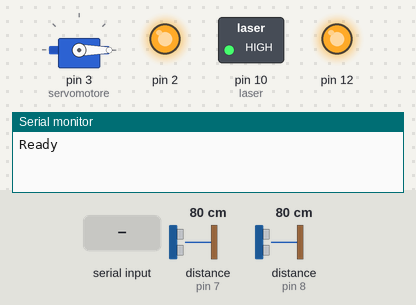
Bench run of a sketch on a simulated Arduino Uno, built with avr-gcc and run on an emulated ATmega328P. Shown: servo, switched loads named in the sketch (green lamp = pin HIGH), output pins drawn as LEDs (lit = HIGH), the last lines printed to the serial monitor. Dashed ring = blinking. The inputs (shaded band) are chosen by the test bench; at power-on: distance to the obstacle (sensors on pin 7, pin 8) 80 cm. The echo pulse lasts 58.3 µs per cm.

Above: at 1.25 s.
1.3 s: "1" received over Serial
At 2.43 s:
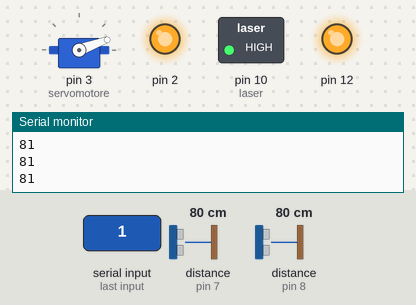
At 3.6 s:
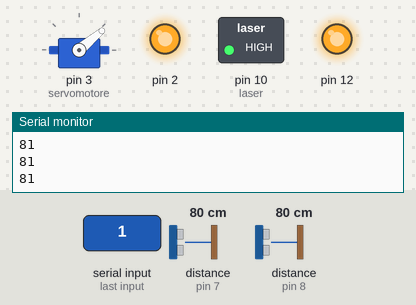
10.3 s: distance to the obstacle (sensor on pin 7) set to 120 cm
At 10.34 s:
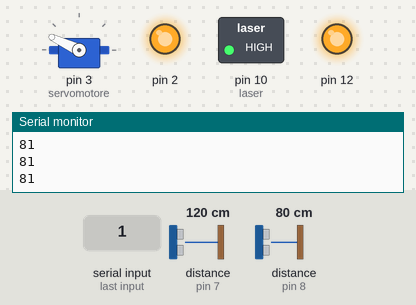
Timing chart, 0 to 19.3 s (numbered marks = the images above; inputs shaded):
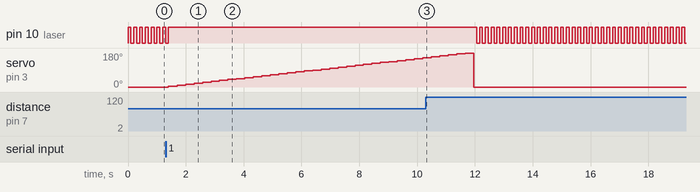

The sketch:

Radar.ino
```cpp
#include <NewPing.h>
#include <Servo.h>

#define TRIGGER_PIN0  5
#define ECHO_PIN0  7
#define TRIGGER_PIN1  6
#define ECHO_PIN1  8
#define MAX_DISTANCE  200


int laser = 10;
int Mseconds0 = 0;
int Mseconds1 = 0;
int Distance0 = 0;
int Distance1 = 0;
int angolo;


NewPing sonar0(TRIGGER_PIN0, ECHO_PIN0, MAX_DISTANCE); //Oggetto sonar 1
NewPing sonar1(TRIGGER_PIN1, ECHO_PIN1, MAX_DISTANCE); //Oggetto sonar 2

Servo servomotore;

void setup(){
Serial.begin (115200);
servomotore.attach(3);
pinMode(2,OUTPUT);
pinMode(12,OUTPUT);
pinMode(laser,OUTPUT);
digitalWrite(2,HIGH);
digitalWrite(12,HIGH);
servomotore.write(0);
Serial.println("Ready");
}
/*Il loop comprende due funzioni; sensori e Mappa, attivate ogni 5 gradi di movimento del servomotore,
sensori rileva le distanze, Mappa invia i valori al seriale, ogni ciclo del radar produce 24 valori in centimetri*/
void loop() {
  Blink();

if (Serial.available() > 0){


angolo=0;

while(angolo<180)
{
   digitalWrite(laser,HIGH);
   angolo = angolo+5;
   servomotore.write(angolo);
   sensori();
   Mappa();
   delay(50);

}
Serial.end();
servomotore.write(0);

}
}


void Mappa(){
  Serial.println(Distance0);
  Serial.println(Distance1);
  }
void sensori(){
   Mseconds0 = sonar0.ping_median(5);
   Mseconds1 = sonar1.ping_median(5);
   Distance0 = sonar0.convert_cm(Mseconds0);
   Distance1 = sonar1.convert_cm(Mseconds1);
    while (Distance0 == 0)
 {
   Distance0 = 199;
  }
  while (Distance1 == 0)
 {
   Distance1 = 199;
  }
}
void Blink(){
  digitalWrite(laser, HIGH);
  delay(100);
  digitalWrite(laser, LOW);
  delay(100);

  }
```

Measured:
- after the input at 1.3 s, pin 10 (laser): goes on until 1.4 s, then stays HIGH; servo on pin 3 (servomotore): moves from 0° to 155° over 8.8 s, starting after 0.10 s
- by itself, pin 10 (laser): alternates HIGH for 0.10 s and LOW for 0.10 s
